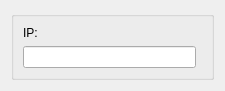
<?xml version="1.0" encoding="UTF-8"?>
<ui version="4.0">
 <class>OpenRGBElgatoLightStripSettingsEntry</class>
 <widget class="QWidget" name="OpenRGBElgatoLightStripSettingsEntry">
  <property name="geometry">
   <rect>
    <x>0</x>
    <y>0</y>
    <width>225</width>
    <height>85</height>
   </rect>
  </property>
  <property name="windowTitle">
   <string notr="true">Elgato Light Strip Settings Entry</string>
  </property>
  <layout class="QGridLayout" name="gridLayout">
   <item row="0" column="0" colspan="2">
    <widget class="QGroupBox" name="groupBox">
     <property name="title">
      <string/>
     </property>
     <layout class="QGridLayout" name="gridLayout_2">
      <item row="1" column="0" rowspan="2" colspan="2">
       <widget class="QLabel" name="label">
        <property name="text">
         <string>IP:</string>
        </property>
       </widget>
      </item>
      <item row="3" column="0">
       <widget class="QLineEdit" name="IPEdit"/>
      </item>
     </layout>
    </widget>
   </item>
  </layout>
 </widget>
 <resources/>
 <connections/>
</ui>
